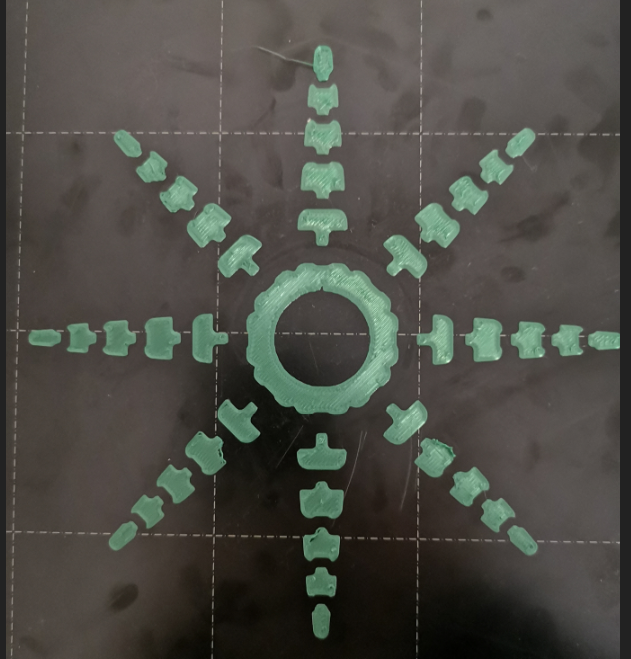
#> input picture image_analysis/octo_first_layer.PNG, 631 x 659 px
$ python thesis.py
#> lines starting #> are read from the running program, lines starting #| are printed output that depends on the picture; after the words box and inside, x2 and y2 are one past the last pixel; in counts of white or black regions, pixels touching at a corner belong together
import numpy as np
import cv2
from matplotlib import pyplot as plt

# [5 lines of commented-out code are left out]


img = cv2.imread('octo_first_layer.PNG', 1)
#> img is the input picture: shape (659, 631, 3); mean B, G, R 70, 76.7, 76.7

height, width, channels = img.shape
#> height = 659; width = 631; channels = 3

# [16 lines of commented-out code are left out]


hsv = cv2.cvtColor(img, cv2.COLOR_BGR2HSV)
#> hsv: shape (659, 631, 3); mean H, S, V 20.6, 44.9, 81.5

cv2.imshow("HSV", hsv)

mask = cv2.inRange(hsv, (40, 40, 40), (200, 255,255))
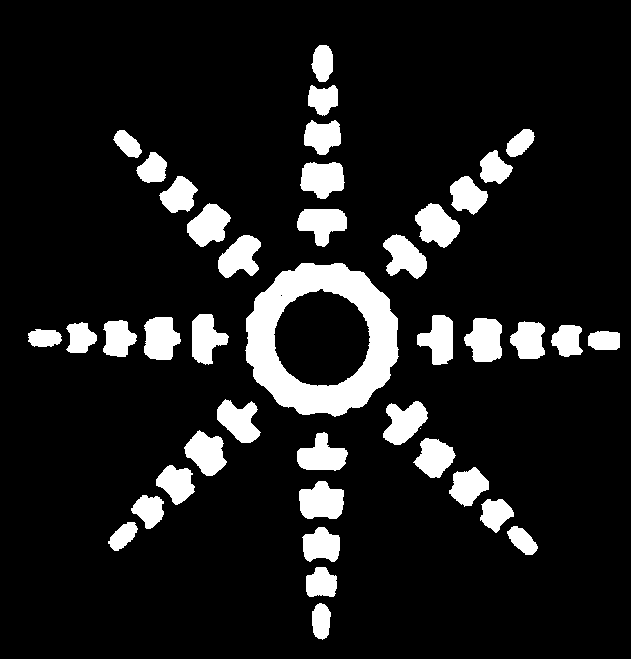
#> mask: shape (659, 631); 11.7% white; 42 white regions (1 under 20 px), largest, box (x1, y1, x2, y2) and area: (245, 263, 399, 417) 11214, (299, 481, 344, 519) 1331, (464, 318, 502, 362) 1286

imask = mask>0
#> imask: shape (659, 631) bool; 11.7% white; 42 white regions (1 under 20 px)

green = np.zeros_like(img, np.uint8)
green[imask] = img[imask]
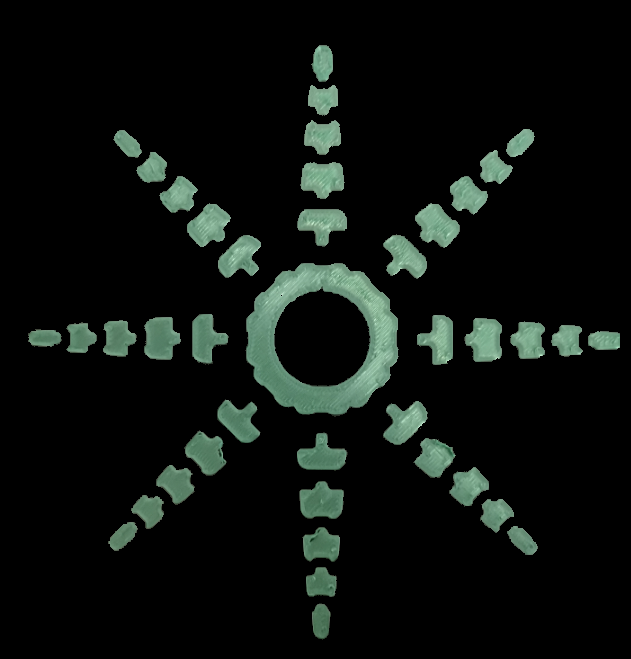
#> green: shape (659, 631, 3); mean B, G, R 14.3, 17.2, 12.5

cv2.imshow("Green", green)
gray_image = cv2.cvtColor(green, cv2.COLOR_BGR2GRAY)
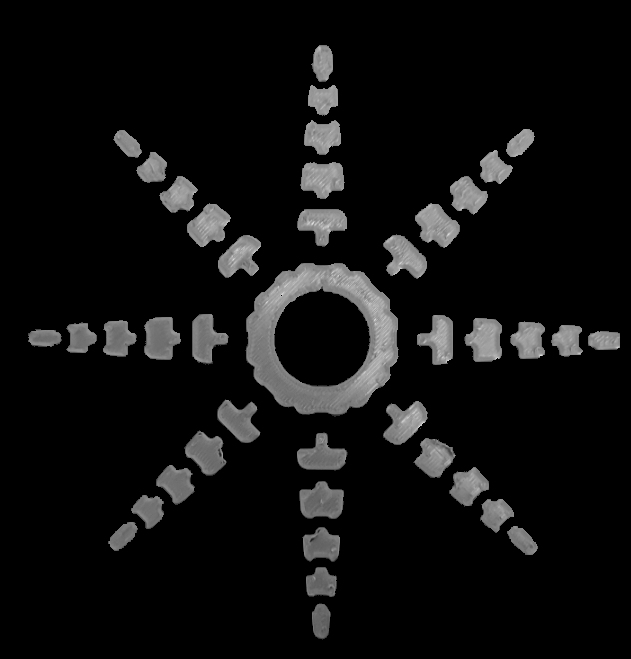
#> gray_image: shape (659, 631); min 0, max 223, mean 15.5

res = cv2.bitwise_and(img,green,mask = mask)

cv2.imwrite("res.jpg", res)

res_read = cv2.imread("res.jpg", cv2.IMREAD_GRAYSCALE)
#> res_read: shape (659, 631); min 0, max 224, mean 15.5

cv2.imshow("Resread", res_read)
# Apply cv2.threshold() to get a binary image
kernel = np.ones((5,5),np.float32)/25
thresh = cv2.threshold(res, 10 ,255, cv2.THRESH_BINARY_INV)[1]
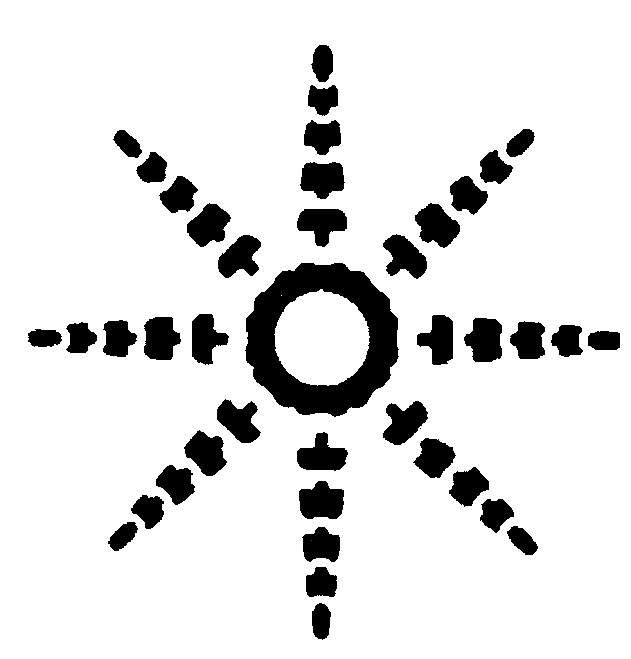
#> thresh: shape (659, 631, 3); mean B, G, R 225.3, 225.3, 225.3

#Add blur
blur_thresh = cv2.filter2D(mask, -1, kernel)
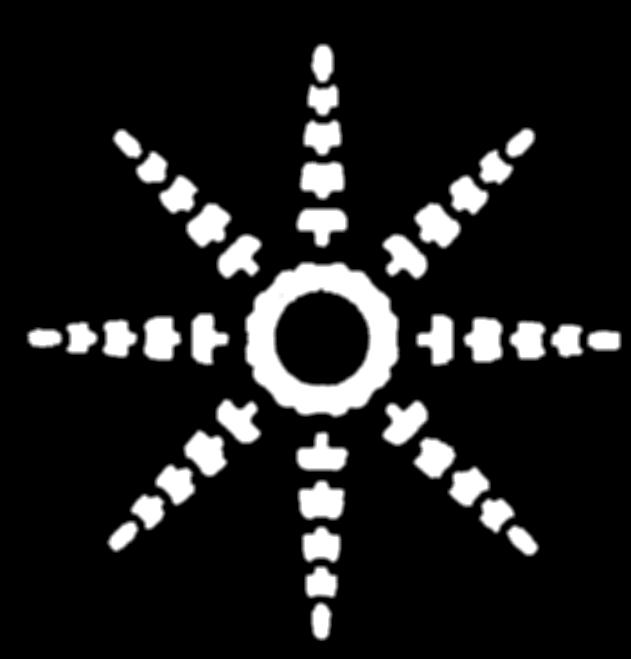
#> blur_thresh: shape (659, 631); min 0, max 255, mean 29.7

# Find contours:
cnts = cv2.findContours(blur_thresh, cv2.RETR_TREE, cv2.CHAIN_APPROX_SIMPLE)
#> cnts = 41 contours; largest, box (x1, y1, x2, y2) and area: (243, 261, 401, 419) 19362, (276, 292, 368, 384) 6455, (306, 43, 340, 118) 1722, (297, 479, 346, 521) 1616, (381, 399, 430, 447) 1611
cnts = cnts[0] if len(cnts) == 2 else cnts[1]


#Create blank image
blank_image = np.zeros((height,width,3), np.uint8)
blank_image[0:height, 0:width] = 0

cv2.drawContours(green,cnts, -1, (0,0,255), 1)
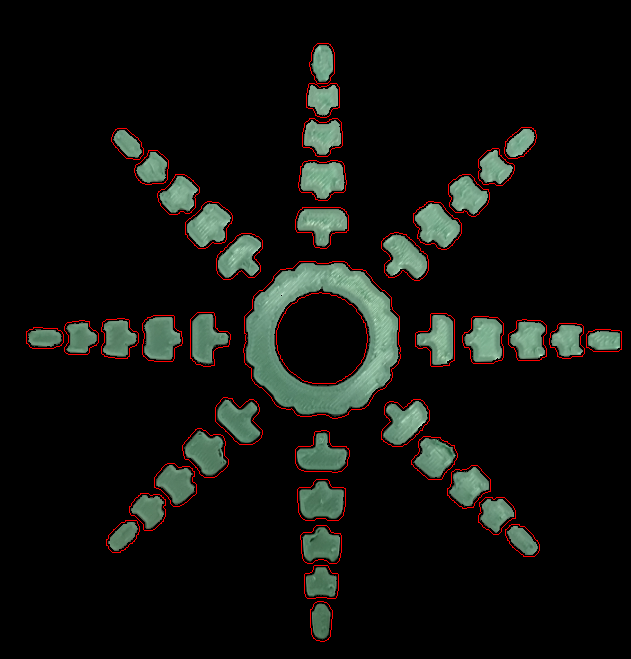
#> green: shape (659, 631, 3); 1.39% of pixels changed, all inside (x1, y1, x2, y2) = (26, 43, 622, 642)
cv2.drawContours(blank_image,cnts, -1, (0,0,255), 1)
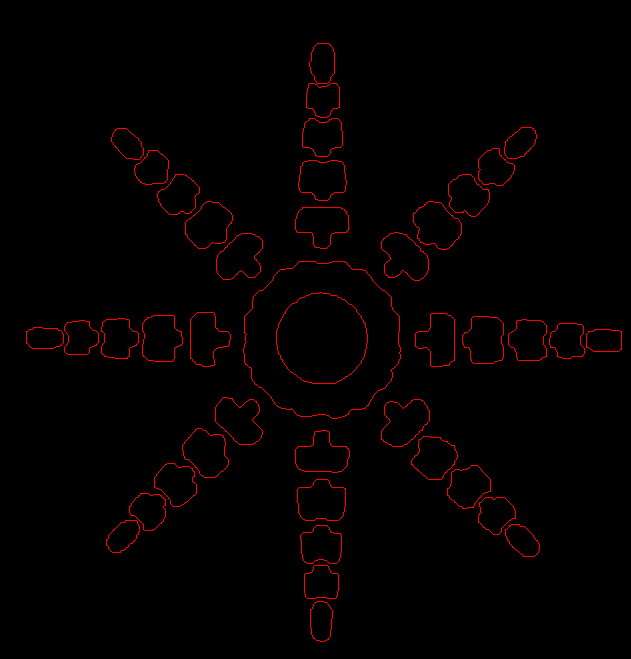
#> blank_image: shape (659, 631, 3); mean of channels 0, 1, 2 0, 0, 3.6; drawn as B, G, R


print(thresh)
#> (printed output is left out)
cv2.imshow("Blank", blank_image)
cv2.imshow("Img", green)

cv2.waitKey(0)

$ run again, with image_analysis/nozzle_ref.png copied over image_analysis/octo_first_layer.PNG
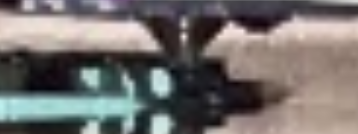
#> input picture image_analysis/nozzle_ref.png, 358 x 134 px
#> img is the input picture: shape (134, 358, 3); mean B, G, R 109.4, 111.6, 115.6
#> hsv: shape (134, 358, 3); mean H, S, V 62.9, 45.7, 121.9
#> `mask = cv2.inRange(hsv, (40, 40, 40), (200, 255,255))`:
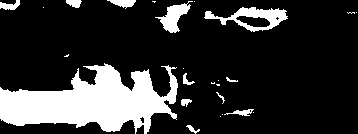
#> mask: shape (134, 358); 19.1% white; 25 white regions (13 under 20 px), largest, box (x1, y1, x2, y2) and area: (0, 63, 178, 134) 7131, (204, 7, 288, 32) 846, (155, 1, 193, 33) 492
#> thresh: shape (134, 358, 3); 80.9% white; 25 black regions (13 under 20 px)
#> cnts = 19 contours, 1 with area under 20; largest, box (x1, y1, x2, y2) and area: (0, 61, 180, 134) 8544, (202, 5, 290, 34) 1532, (153, 0, 197, 35) 754, (218, 107, 256, 119) 262, (105, 0, 138, 11) 217
#> `cv2.drawContours(blank_image,cnts, -1, (0,0,255), 1)`:
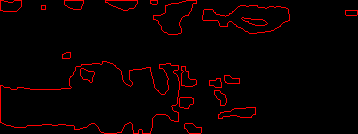
#> blank_image: shape (134, 358, 3); mean of channels 0, 1, 2 0, 0, 8.8; drawn as B, G, R
#> (printed output is left out)
